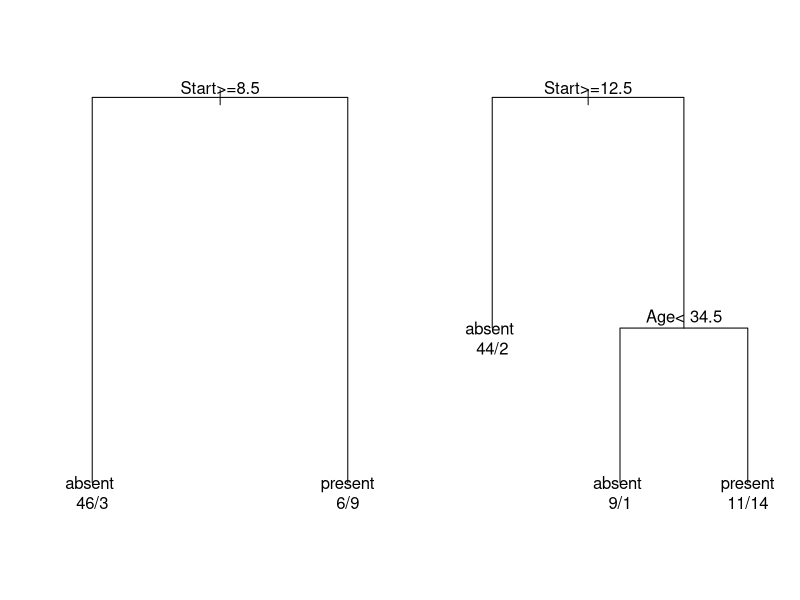

This chart was generated by the following R code:
######################################################################################
## Objective: Machine learning on  with Kyphosis classification with  decision tree	##
##		  												##
## Data source: kyphosis data set from "rpart" package					##
##		    please install "rpart" package 							##
##														##
######################################################################################




install.packages("rpart")

library(rpart)

data(kyphosis)

str(kyphosis)

dim(kyphosis)

####### creating random number for training set #######

n.points<-nrow(kyphosis)  
sampling.rate<-0.8

random.training<-sample(1:n.points,sampling.rate*n.points,replace=F)

####### subset out the training set     ########
ky.training<-subset(kyphosis[random.training,])
dim(ky.training)

#######  data not selected from training set selection will assign as testing set ####

random.testing<-setdiff(1:n.points,random.training)

####### subset out the testing set ######
ky.testing<-subset(kyphosis[random.testing,])
dim(ky.testing)

####### fitting decision model on training set #######

ky.fit <- rpart(Kyphosis ~ Age + Number + Start, data = ky.training)

####### make prediction using decision model ########

ky.pred<-predict(ky.fit, ,newdata=ky.testing,type = "class")

####### extract out the true label #######

ky.true.label<-ky.testing[,1]

####### confusion table ######

table1<-table(ky.pred,ky.true.label)
table1


###### Fit 2, adjusting for model splitting parameters #####
ky.fit2<- rpart(Kyphosis ~ Age + Number + Start, data = kyphosis,parms = list(prior = c(0.65, 0.35), split = "information"))

###### prediction for Fit2
ky.pred2<-predict(ky.fit2, ,newdata=ky.testing,type = "class")

###### confusion table for fit 2
table2<-table(ky.pred2,ky.true.label)
table2

###### Fit 3, adjusting for rpart.control #####

ky.fit3<- rpart(Kyphosis ~ Age + Number + Start, data=kyphosis,control = rpart.control(cp = 0.05))

###### prediction for Fit3

ky.pred3<-predict(ky.fit3, ,newdata=ky.testing,type = "class")

###### confusion table for fit 3
table3<-table(ky.pred3,ky.true.label)
table3

###### visualize the tree structure between two models ######
par(mfrow = c(1,2), xpd = TRUE)
plot(ky.fit)
text(ky.fit, use.n = TRUE)
plot(ky.fit2)
text(ky.fit2, use.n = TRUE)


